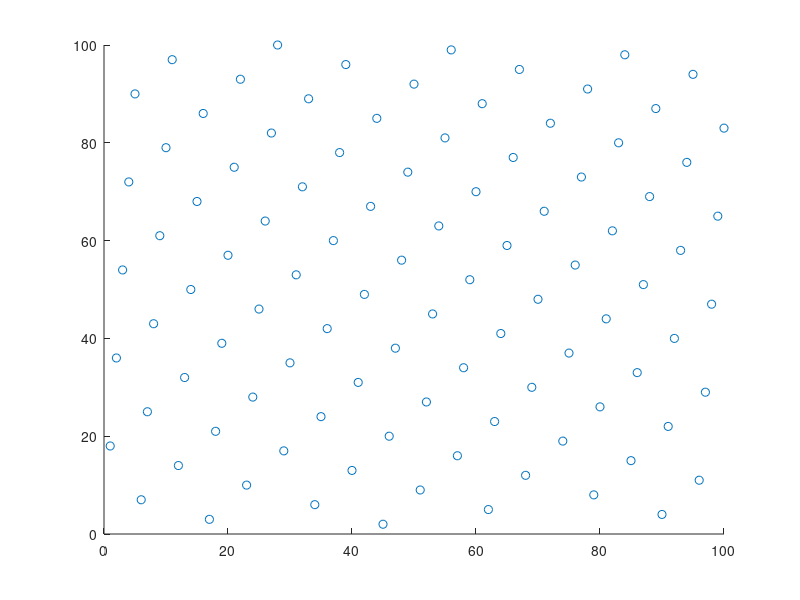
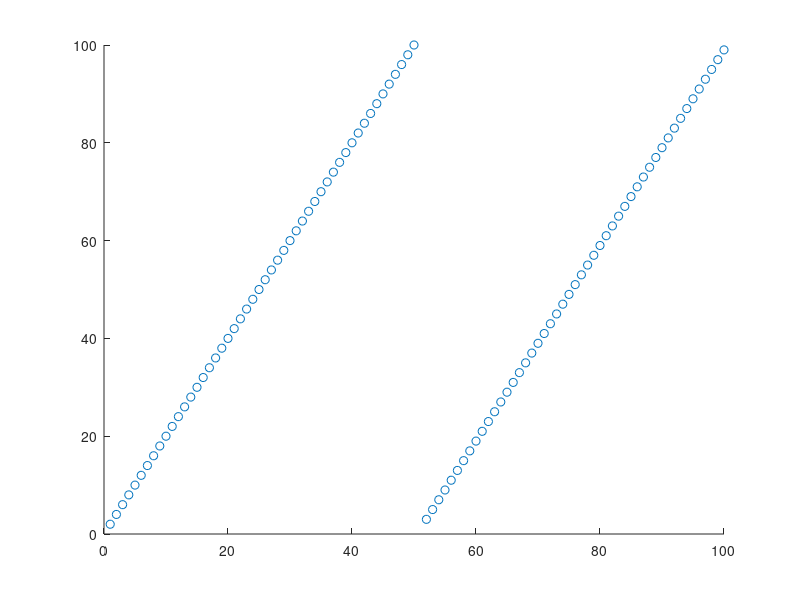
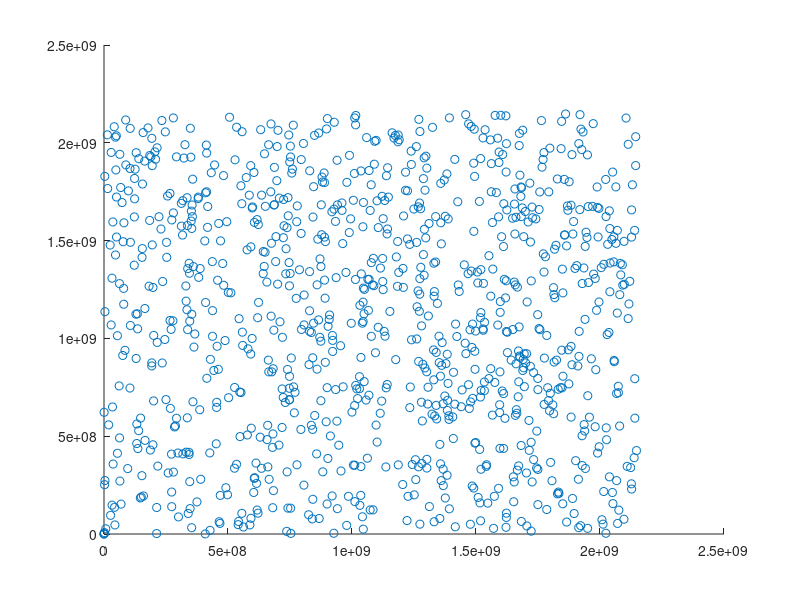
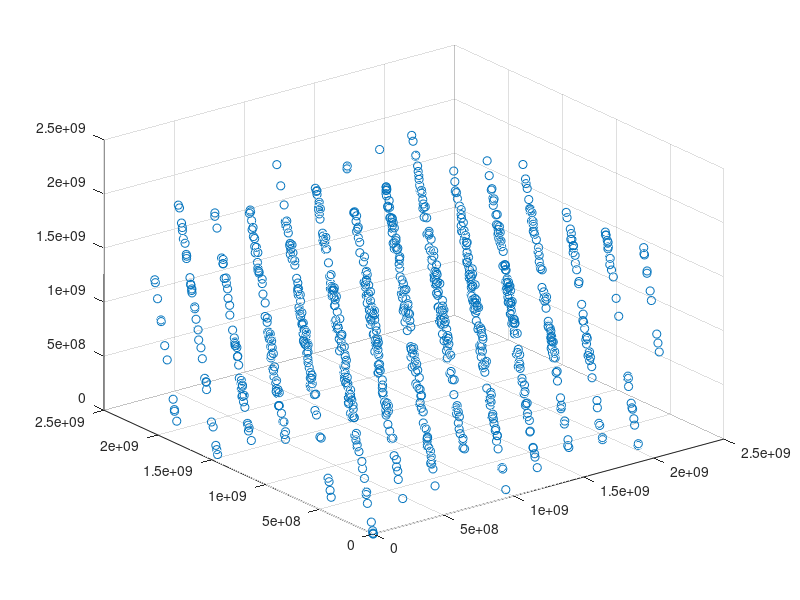

Here is the MATLAB script that generated these plots, in order:
%

clear all;
close all;
clc;

%% Consider the two LCGs: LCG1: a = 18, m = 101; LCG2: a = 2, m = 101
% a. Check whether they are full period
% b. Plot all pairs (Ui, Ui+1) in a unit square and comment the results

% LCG 1
x0 = 1;
a = 18;
m = 101;

sequence = zeros(m - 1, 1); % note: 0 is a standpoint for a multiplicative LCG,
% it will never be reached. Because of this the period is at most m-1

sequence(1) = x0;
for i = 2:m-1
    sequence(i) = mod(a*sequence(i-1), m);
end

if (size(sequence) == size(unique(sequence)))
    if (sequence == sequence(unique(sequence)))
        disp('LCG1 full period!')
    end
end

figure, scatter(sequence(1:m-2), sequence(2:m-1))


% LCG 2
x0 = 1;
a = 2;
m = 101;

sequence = zeros(m - 1, 1); % note: 0 is a standpoint for a multiplicative LCG,
% it will never be reached. Because of this the period is at most m-1

sequence(1) = x0;
for i = 2:m-1
    sequence(i) = mod(a*sequence(i-1), m);
end

if (size(sequence) == size(unique(sequence)))
    if (sequence == sequence(unique(sequence)))
        disp('LCG2 full period!')
    end
end

figure, scatter(sequence(1:m-2), sequence(2:m-1))


%% Consider the LCG with a = 65539, m = 2^31
% a. Plot all pairs (Ui, Ui+1) in a unit square and comment the results
% b. Plot all triples (Ui, Ui+1, Ui+2) in a unit cube and comment the results

% LCG 3
x0 = 1;
a = 65539;
m = 2^31;

limit = floor(1000);
sequence = zeros(limit - 1, 1); % note: 0 is a standpoint for a multiplicative LCG,
% it will never be reached. Because of this the period is at most m-1

sequence(1) = x0;
for i = 2:limit-1
    sequence(i) = mod(a*sequence(i-1), m);
end

% if (size(sequence) == size(unique(sequence)))
%     if (sequence == sequence(unique(sequence)))
%         disp('LCG2 full period!')
%     end
% end

figure, scatter(sequence(1:limit-2), sequence(2:limit-1))
figure, scatter3(sequence(1:limit-3), sequence(2:limit-2), sequence(3:limit - 1))